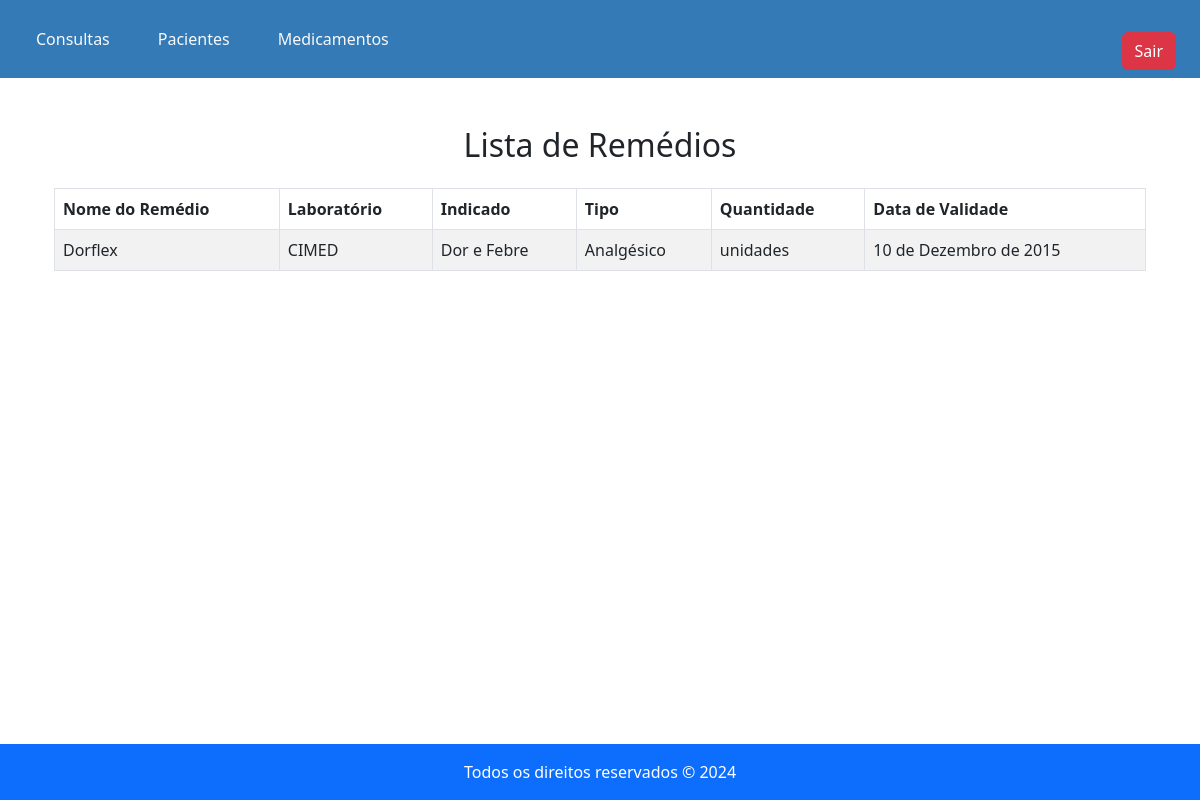
/lista_remedios/, run on the app's committed database.
### app1/models.py (models this page shows, shortened)
class Remédio(models.Model):
    GENERO_CHOICES = [
        ('Analgésico', 'Analgésico'),
        ('Antibiótico', 'Antibiótico'),
        ('Corticóide', 'Corticóide'),
        ('Descongestionante', 'Descongestionante'),
    ]
    nome = models.CharField(max_length=100, blank=False)
    laboratorio = models.CharField(max_length=150, blank=False)
    bula = models.TextField(blank=False)
    tipo = models.CharField(max_length=17, choices=GENERO_CHOICES, blank=False)
    quantidade_estoque = models.PositiveIntegerField(default=0)
    data_validade = models.DateField(blank=False)

### app1/views.py (the view)
# urls.py: path('lista_remedios/', lista_remedios_medico, name='lista_remedios_medico'),
def lista_remedios_medico(request):
    remedios = Remédio.objects.all()
    return render(request, 'medico/remedios/lista_remedios_medico.html', {'remedios': remedios})

### app1/templates/medico/remedios/lista_remedios_medico.html (shortened to what this page needs)
{% extends 'medico/base_medico.html' %}
{% block content %}
<!DOCTYPE html>
<html lang="pt-BR">
<head>
    <link href="https://cdn.jsdelivr.net/npm/bootstrap@5.3.0/dist/css/bootstrap.min.css" rel="stylesheet">
</head>
<body>
    <div class="container my-4">
        <h2 class="text-center mb-4">Lista de Remédios</h2>
        {% if remedios %}
            <table class="table table-bordered table-striped">
                <thead>
                    <tr>
                        <th>Nome do Remédio</th>
                        <th>Laboratório</th>
                        <th>Indicado</th>
                        <th>Tipo</th>
                        <th>Quantidade</th>
                        <th>Data de Validade</th>
                    </tr>
                </thead>
                <tbody>
                    {% for remedio in remedios %}
                        <tr>
                            <td>{{ remedio.nome }}</td>
                            <td>{{ remedio.laboratorio }}</td>
                            <td>{{ remedio.bula }}</td>
                            <td>{{ remedio.tipo }}</td>
                            <td>{{ remedio.quantidade }} unidades</td>
                            <td>{{ remedio.data_validade }}</td>
                        </tr>
                    {% endfor %}
                </tbody>
            </table>
        {% else %}
            <p class="alert alert-info">Não há remédios registrados.</p>
        {% endif %}
    </div>
</body>
</html>
{% endblock %}

### data on the page
Remédio: nome "Dorflex", laboratorio "CIMED", bula "Dor e Febre", tipo "Analgésico", data_validade "10 de Dezembro de 2015"
